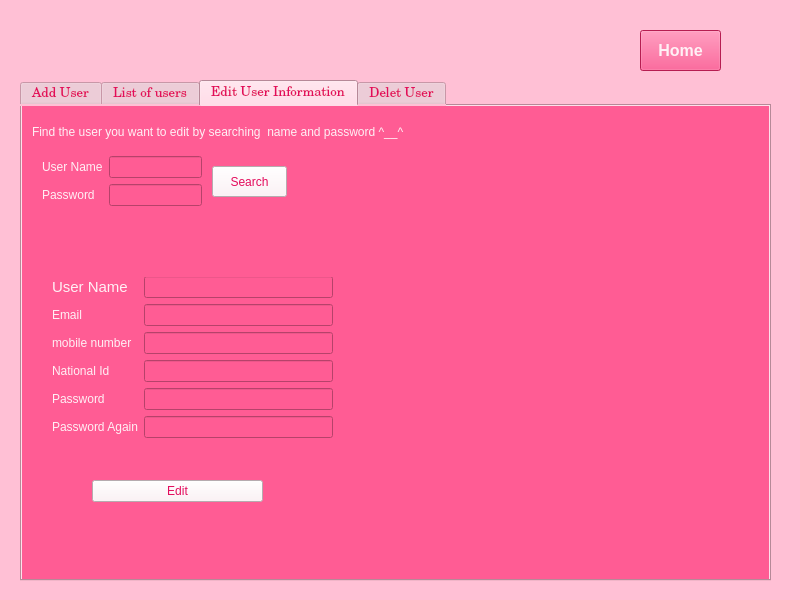
<?xml version="1.0" encoding="UTF-8"?>
<ui version="4.0">
 <class>Form</class>
 <widget class="QWidget" name="Form">
  <property name="geometry">
   <rect>
    <x>0</x>
    <y>0</y>
    <width>800</width>
    <height>600</height>
   </rect>
  </property>
  <property name="font">
   <font>
    <pointsize>12</pointsize>
    <weight>75</weight>
    <bold>true</bold>
   </font>
  </property>
  <property name="windowTitle">
   <string>Form</string>
  </property>
  <property name="styleSheet">
   <string notr="true">background-color:rgb(255,192,213)</string>
  </property>
  <widget class="QWidget" name="widget_5" native="true">
   <property name="geometry">
    <rect>
     <x>0</x>
     <y>0</y>
     <width>801</width>
     <height>601</height>
    </rect>
   </property>
   <property name="styleSheet">
    <string notr="true">background-color:rgb(255,192,213)</string>
   </property>
   <widget class="QTabWidget" name="tabWidget">
    <property name="geometry">
     <rect>
      <x>20</x>
      <y>80</y>
      <width>751</width>
      <height>501</height>
     </rect>
    </property>
    <property name="font">
     <font>
      <family>Century</family>
      <pointsize>10</pointsize>
      <weight>50</weight>
      <italic>false</italic>
      <bold>false</bold>
     </font>
    </property>
    <property name="styleSheet">
     <string notr="true">font: 10pt &quot;Century&quot;;
color:rgb(227, 11, 92)</string>
    </property>
    <property name="currentIndex">
     <number>2</number>
    </property>
    <widget class="QWidget" name="tab">
     <attribute name="title">
      <string>Add User</string>
     </attribute>
     <widget class="QWidget" name="widget" native="true">
      <property name="geometry">
       <rect>
        <x>0</x>
        <y>0</y>
        <width>761</width>
        <height>501</height>
       </rect>
      </property>
      <property name="styleSheet">
       <string notr="true">background-color:rgb(255,92,148)</string>
      </property>
      <widget class="QWidget" name="formLayoutWidget">
       <property name="geometry">
        <rect>
         <x>40</x>
         <y>60</y>
         <width>291</width>
         <height>211</height>
        </rect>
       </property>
       <layout class="QFormLayout" name="formLayout">
        <item row="0" column="0">
         <widget class="QLabel" name="label_16">
          <property name="enabled">
           <bool>true</bool>
          </property>
          <property name="font">
           <font>
            <family>MS Shell Dlg 2</family>
            <pointsize>11</pointsize>
            <weight>50</weight>
            <italic>false</italic>
            <bold>false</bold>
           </font>
          </property>
          <property name="styleSheet">
           <string notr="true">font: 16pt &quot;Century&quot;;
color:rgb(255,240,245);
font: 11pt &quot;MS Shell Dlg 2&quot;;</string>
          </property>
          <property name="text">
           <string>User Name</string>
          </property>
         </widget>
        </item>
        <item row="0" column="1">
         <widget class="QLineEdit" name="lineEdit_9"/>
        </item>
        <item row="1" column="0">
         <widget class="QLabel" name="label_19">
          <property name="font">
           <font>
            <family>MS Shell Dlg 2</family>
            <pointsize>11</pointsize>
            <weight>50</weight>
            <italic>false</italic>
            <bold>false</bold>
           </font>
          </property>
          <property name="styleSheet">
           <string notr="true">font: 16pt &quot;Century&quot;;
color:rgb(255,240,245);
font: 11pt &quot;MS Shell Dlg 2&quot;;</string>
          </property>
          <property name="text">
           <string>Email</string>
          </property>
         </widget>
        </item>
        <item row="1" column="1">
         <widget class="QLineEdit" name="lineEdit_10"/>
        </item>
        <item row="4" column="0">
         <widget class="QLabel" name="label_17">
          <property name="font">
           <font>
            <family>MS Shell Dlg 2</family>
            <pointsize>11</pointsize>
            <weight>50</weight>
            <italic>false</italic>
            <bold>false</bold>
           </font>
          </property>
          <property name="styleSheet">
           <string notr="true">font: 14pt &quot;Century&quot;;
color:rgb(255,240,245);
font: 11pt &quot;MS Shell Dlg 2&quot;;</string>
          </property>
          <property name="text">
           <string>Password</string>
          </property>
         </widget>
        </item>
        <item row="4" column="1">
         <widget class="QLineEdit" name="lineEdit_11">
          <property name="echoMode">
           <enum>QLineEdit::Password</enum>
          </property>
         </widget>
        </item>
        <item row="5" column="0">
         <widget class="QLabel" name="label_18">
          <property name="font">
           <font>
            <family>MS Shell Dlg 2</family>
            <pointsize>11</pointsize>
            <weight>50</weight>
            <italic>false</italic>
            <bold>false</bold>
           </font>
          </property>
          <property name="styleSheet">
           <string notr="true">font: 14pt &quot;Century&quot;;
color:rgb(255,240,245);
font: 11pt &quot;MS Shell Dlg 2&quot;;</string>
          </property>
          <property name="text">
           <string>Password Again</string>
          </property>
         </widget>
        </item>
        <item row="5" column="1">
         <widget class="QLineEdit" name="lineEdit_12">
          <property name="echoMode">
           <enum>QLineEdit::Password</enum>
          </property>
         </widget>
        </item>
        <item row="2" column="0">
         <widget class="QLabel" name="label_4">
          <property name="styleSheet">
           <string notr="true">font: 14pt &quot;Century&quot;;
color:rgb(255,240,245);
font: 11pt &quot;MS Shell Dlg 2&quot;;</string>
          </property>
          <property name="text">
           <string>mobaile number</string>
          </property>
         </widget>
        </item>
        <item row="2" column="1">
         <widget class="QLineEdit" name="lineEdit_3"/>
        </item>
        <item row="3" column="0">
         <widget class="QLabel" name="label_5">
          <property name="styleSheet">
           <string notr="true">font: 14pt &quot;Century&quot;;
color:rgb(255,240,245);
font: 11pt &quot;MS Shell Dlg 2&quot;;</string>
          </property>
          <property name="text">
           <string>national Id</string>
          </property>
         </widget>
        </item>
        <item row="3" column="1">
         <widget class="QLineEdit" name="lineEdit_4"/>
        </item>
       </layout>
      </widget>
      <widget class="QPushButton" name="pushButton_11">
       <property name="geometry">
        <rect>
         <x>130</x>
         <y>290</y>
         <width>131</width>
         <height>61</height>
        </rect>
       </property>
       <property name="font">
        <font>
         <family>Century</family>
         <pointsize>12</pointsize>
         <weight>50</weight>
         <italic>false</italic>
         <bold>false</bold>
        </font>
       </property>
       <property name="styleSheet">
        <string notr="true">font: 12pt &quot;Century&quot;;
background-color:rgb(255,240,245);
color:rgb(227, 11, 92)</string>
       </property>
       <property name="text">
        <string>Add new user</string>
       </property>
      </widget>
      <widget class="QLabel" name="label">
       <property name="geometry">
        <rect>
         <x>30</x>
         <y>245</y>
         <width>371</width>
         <height>41</height>
        </rect>
       </property>
       <property name="text">
        <string/>
       </property>
      </widget>
     </widget>
    </widget>
    <widget class="QWidget" name="tab_4">
     <attribute name="title">
      <string>List of users</string>
     </attribute>
     <widget class="QWidget" name="widget_3" native="true">
      <property name="geometry">
       <rect>
        <x>0</x>
        <y>0</y>
        <width>761</width>
        <height>501</height>
       </rect>
      </property>
      <property name="styleSheet">
       <string notr="true">background-color:rgb(255,240,245)</string>
      </property>
      <widget class="QTableWidget" name="tableWidget">
       <property name="geometry">
        <rect>
         <x>80</x>
         <y>40</y>
         <width>511</width>
         <height>201</height>
        </rect>
       </property>
       <column>
        <property name="text">
         <string>name</string>
        </property>
       </column>
       <column>
        <property name="text">
         <string>email</string>
        </property>
       </column>
       <column>
        <property name="text">
         <string>password</string>
        </property>
       </column>
       <column>
        <property name="text">
         <string>national id</string>
        </property>
       </column>
       <column>
        <property name="text">
         <string>mobile number</string>
        </property>
       </column>
      </widget>
      <widget class="QPushButton" name="pushButton_5">
       <property name="geometry">
        <rect>
         <x>150</x>
         <y>300</y>
         <width>111</width>
         <height>51</height>
        </rect>
       </property>
       <property name="styleSheet">
        <string notr="true">font: 14pt &quot;Century&quot;;
background-color:rgb(255,92,148);
color:rgb(255,240,245)</string>
       </property>
       <property name="text">
        <string>Json File</string>
       </property>
      </widget>
      <widget class="QPushButton" name="pushButton_6">
       <property name="geometry">
        <rect>
         <x>400</x>
         <y>300</y>
         <width>121</width>
         <height>51</height>
        </rect>
       </property>
       <property name="styleSheet">
        <string notr="true">font: 14pt &quot;Century&quot;;
background-color:rgb(255,92,148);
color:rgb(255,240,245)</string>
       </property>
       <property name="text">
        <string>Excel File</string>
       </property>
      </widget>
     </widget>
    </widget>
    <widget class="QWidget" name="tab_2">
     <attribute name="title">
      <string>Edit User Information</string>
     </attribute>
     <widget class="QWidget" name="widget_2" native="true">
      <property name="enabled">
       <bool>true</bool>
      </property>
      <property name="geometry">
       <rect>
        <x>0</x>
        <y>0</y>
        <width>761</width>
        <height>501</height>
       </rect>
      </property>
      <property name="styleSheet">
       <string notr="true">background-color:rgb(255,92,148)</string>
      </property>
      <widget class="QWidget" name="formLayoutWidget_2">
       <property name="geometry">
        <rect>
         <x>20</x>
         <y>50</y>
         <width>160</width>
         <height>66</height>
        </rect>
       </property>
       <layout class="QFormLayout" name="formLayout_2">
        <item row="0" column="0">
         <widget class="QLabel" name="label_20">
          <property name="styleSheet">
           <string notr="true">font: 16pt &quot;Century&quot;;
color:rgb(255,240,245);
font: 11pt &quot;MS Shell Dlg 2&quot;;</string>
          </property>
          <property name="text">
           <string>User Name</string>
          </property>
         </widget>
        </item>
        <item row="0" column="1">
         <widget class="QLineEdit" name="lineEdit_13"/>
        </item>
        <item row="1" column="0">
         <widget class="QLabel" name="label_21">
          <property name="styleSheet">
           <string notr="true">font: 16pt &quot;Century&quot;;
color:rgb(255,240,245);
font: 11pt &quot;MS Shell Dlg 2&quot;;</string>
          </property>
          <property name="text">
           <string>Password</string>
          </property>
         </widget>
        </item>
        <item row="1" column="1">
         <widget class="QLineEdit" name="lineEdit_14">
          <property name="text">
           <string/>
          </property>
          <property name="echoMode">
           <enum>QLineEdit::Password</enum>
          </property>
         </widget>
        </item>
       </layout>
      </widget>
      <widget class="QWidget" name="formLayoutWidget_3">
       <property name="geometry">
        <rect>
         <x>30</x>
         <y>170</y>
         <width>281</width>
         <height>206</height>
        </rect>
       </property>
       <layout class="QFormLayout" name="formLayout_3">
        <item row="0" column="0">
         <widget class="QLabel" name="label_22">
          <property name="font">
           <font>
            <family>MS Shell Dlg 2</family>
            <pointsize>11</pointsize>
            <weight>50</weight>
            <italic>false</italic>
            <bold>false</bold>
           </font>
          </property>
          <property name="styleSheet">
           <string notr="true">font: 16pt &quot;Century&quot;;
color:rgb(255,240,245);
font: 11pt &quot;MS Shell Dlg 2&quot;;</string>
          </property>
          <property name="text">
           <string>User Name</string>
          </property>
         </widget>
        </item>
        <item row="0" column="1">
         <widget class="QLineEdit" name="lineEdit_15"/>
        </item>
        <item row="1" column="0">
         <widget class="QLabel" name="label_23">
          <property name="styleSheet">
           <string notr="true">font: 16pt &quot;Century&quot;;
color:rgb(255,240,245);
font: 11pt &quot;MS Shell Dlg 2&quot;;</string>
          </property>
          <property name="text">
           <string>Email</string>
          </property>
         </widget>
        </item>
        <item row="1" column="1">
         <widget class="QLineEdit" name="lineEdit_16"/>
        </item>
        <item row="4" column="0">
         <widget class="QLabel" name="label_24">
          <property name="styleSheet">
           <string notr="true">font: 16pt &quot;Century&quot;;
color:rgb(255,240,245);
font: 11pt &quot;MS Shell Dlg 2&quot;;</string>
          </property>
          <property name="text">
           <string>Password</string>
          </property>
         </widget>
        </item>
        <item row="4" column="1">
         <widget class="QLineEdit" name="lineEdit_17">
          <property name="echoMode">
           <enum>QLineEdit::Password</enum>
          </property>
         </widget>
        </item>
        <item row="5" column="0">
         <widget class="QLabel" name="label_25">
          <property name="styleSheet">
           <string notr="true">font: 16pt &quot;Century&quot;;
color:rgb(255,240,245);
font: 11pt &quot;MS Shell Dlg 2&quot;;</string>
          </property>
          <property name="text">
           <string>Password Again</string>
          </property>
         </widget>
        </item>
        <item row="5" column="1">
         <widget class="QLineEdit" name="lineEdit_18">
          <property name="echoMode">
           <enum>QLineEdit::Password</enum>
          </property>
         </widget>
        </item>
        <item row="2" column="0">
         <widget class="QLabel" name="label_2">
          <property name="styleSheet">
           <string notr="true">font: 16pt &quot;Century&quot;;
color:rgb(255,240,245);
font: 11pt &quot;MS Shell Dlg 2&quot;;</string>
          </property>
          <property name="text">
           <string>mobile number</string>
          </property>
         </widget>
        </item>
        <item row="2" column="1">
         <widget class="QLineEdit" name="lineEdit"/>
        </item>
        <item row="3" column="0">
         <widget class="QLabel" name="label_3">
          <property name="styleSheet">
           <string notr="true">font: 16pt &quot;Century&quot;;
color:rgb(255,240,245);
font: 11pt &quot;MS Shell Dlg 2&quot;;</string>
          </property>
          <property name="text">
           <string>National Id</string>
          </property>
         </widget>
        </item>
        <item row="3" column="1">
         <widget class="QLineEdit" name="lineEdit_2"/>
        </item>
       </layout>
      </widget>
      <widget class="QWidget" name="horizontalLayoutWidget_2">
       <property name="geometry">
        <rect>
         <x>70</x>
         <y>360</y>
         <width>171</width>
         <height>51</height>
        </rect>
       </property>
       <layout class="QHBoxLayout" name="horizontalLayout_2">
        <item>
         <widget class="QPushButton" name="pushButton_13">
          <property name="styleSheet">
           <string notr="true">font: 12pt &quot;Century&quot;;
background-color:rgb(255,240,245);
color:rgb(227, 11, 92)</string>
          </property>
          <property name="text">
           <string>Edit</string>
          </property>
         </widget>
        </item>
       </layout>
      </widget>
      <widget class="QPushButton" name="pushButton_12">
       <property name="geometry">
        <rect>
         <x>190</x>
         <y>60</y>
         <width>75</width>
         <height>31</height>
        </rect>
       </property>
       <property name="styleSheet">
        <string notr="true">font: 12pt &quot;Century&quot;;
background-color:rgb(255,240,245);
color:rgb(227, 11, 92)</string>
       </property>
       <property name="text">
        <string>Search</string>
       </property>
      </widget>
      <widget class="QLabel" name="label_6">
       <property name="geometry">
        <rect>
         <x>10</x>
         <y>10</y>
         <width>561</width>
         <height>31</height>
        </rect>
       </property>
       <property name="styleSheet">
        <string notr="true">font:20pt &quot;Century&quot;;
color:rgb(255,240,245);
font: 11pt &quot;MS Shell Dlg 2&quot;;</string>
       </property>
       <property name="text">
        <string>Find the user you want to edit by searching  name and password ^__^</string>
       </property>
      </widget>
      <widget class="QLabel" name="label_7">
       <property name="geometry">
        <rect>
         <x>20</x>
         <y>130</y>
         <width>501</width>
         <height>41</height>
        </rect>
       </property>
       <property name="styleSheet">
        <string notr="true">font: 20pt &quot;Century&quot;;
color:rgb(255,240,245);
font: 11pt &quot;MS Shell Dlg 2&quot;;</string>
       </property>
       <property name="text">
        <string/>
       </property>
      </widget>
     </widget>
    </widget>
    <widget class="QWidget" name="tab_3">
     <attribute name="title">
      <string>Delet User</string>
     </attribute>
     <widget class="QWidget" name="widget_4" native="true">
      <property name="geometry">
       <rect>
        <x>0</x>
        <y>0</y>
        <width>761</width>
        <height>501</height>
       </rect>
      </property>
      <property name="styleSheet">
       <string notr="true">background-color:rgb(255,240,245)</string>
      </property>
      <widget class="QLabel" name="label_8">
       <property name="geometry">
        <rect>
         <x>20</x>
         <y>20</y>
         <width>521</width>
         <height>20</height>
        </rect>
       </property>
       <property name="styleSheet">
        <string notr="true">font: 12pt &quot;Century&quot;;</string>
       </property>
       <property name="text">
        <string>Find the user you want to delet by searching  name and password ^__^</string>
       </property>
      </widget>
      <widget class="QWidget" name="formLayoutWidget_4">
       <property name="geometry">
        <rect>
         <x>60</x>
         <y>50</y>
         <width>162</width>
         <height>66</height>
        </rect>
       </property>
       <layout class="QFormLayout" name="formLayout_4">
        <item row="0" column="0">
         <widget class="QLabel" name="label_26">
          <property name="text">
           <string>User Name</string>
          </property>
         </widget>
        </item>
        <item row="0" column="1">
         <widget class="QLineEdit" name="lineEdit_19"/>
        </item>
        <item row="1" column="0">
         <widget class="QLabel" name="label_27">
          <property name="text">
           <string>Password</string>
          </property>
         </widget>
        </item>
        <item row="1" column="1">
         <widget class="QLineEdit" name="lineEdit_20">
          <property name="text">
           <string/>
          </property>
          <property name="echoMode">
           <enum>QLineEdit::Password</enum>
          </property>
         </widget>
        </item>
       </layout>
      </widget>
      <widget class="QPushButton" name="pushButton_14">
       <property name="geometry">
        <rect>
         <x>100</x>
         <y>120</y>
         <width>81</width>
         <height>31</height>
        </rect>
       </property>
       <property name="styleSheet">
        <string notr="true">font: 12pt &quot;Century&quot;;
background-color:rgb(255,92,148);
color:rgb(255,240,245)</string>
       </property>
       <property name="text">
        <string>Search</string>
       </property>
      </widget>
      <widget class="QWidget" name="formLayoutWidget_5">
       <property name="geometry">
        <rect>
         <x>60</x>
         <y>190</y>
         <width>160</width>
         <height>152</height>
        </rect>
       </property>
       <layout class="QFormLayout" name="formLayout_5">
        <item row="0" column="0">
         <widget class="QLabel" name="label_28">
          <property name="text">
           <string>User Name</string>
          </property>
         </widget>
        </item>
        <item row="0" column="1">
         <widget class="QLabel" name="label_11">
          <property name="text">
           <string/>
          </property>
         </widget>
        </item>
        <item row="1" column="0">
         <widget class="QLabel" name="label_29">
          <property name="text">
           <string>Email</string>
          </property>
         </widget>
        </item>
        <item row="1" column="1">
         <widget class="QLabel" name="label_12">
          <property name="text">
           <string/>
          </property>
         </widget>
        </item>
        <item row="2" column="0">
         <widget class="QLabel" name="label_9">
          <property name="text">
           <string>mobile number</string>
          </property>
         </widget>
        </item>
        <item row="2" column="1">
         <widget class="QLabel" name="label_13">
          <property name="text">
           <string/>
          </property>
         </widget>
        </item>
        <item row="3" column="0">
         <widget class="QLabel" name="label_10">
          <property name="text">
           <string>National Id</string>
          </property>
         </widget>
        </item>
        <item row="3" column="1">
         <widget class="QLabel" name="label_14">
          <property name="text">
           <string/>
          </property>
         </widget>
        </item>
        <item row="4" column="0">
         <widget class="QLabel" name="label_30">
          <property name="text">
           <string>Password</string>
          </property>
         </widget>
        </item>
        <item row="4" column="1">
         <widget class="QLabel" name="label_15">
          <property name="text">
           <string/>
          </property>
         </widget>
        </item>
       </layout>
      </widget>
      <widget class="QPushButton" name="pushButton_15">
       <property name="geometry">
        <rect>
         <x>100</x>
         <y>360</y>
         <width>81</width>
         <height>31</height>
        </rect>
       </property>
       <property name="styleSheet">
        <string notr="true">font: 12pt &quot;Century&quot;;
background-color:rgb(255,92,148);
color:rgb(255,240,245)</string>
       </property>
       <property name="text">
        <string>Delete</string>
       </property>
      </widget>
     </widget>
    </widget>
   </widget>
   <widget class="QPushButton" name="pushButton_3">
    <property name="geometry">
     <rect>
      <x>640</x>
      <y>30</y>
      <width>81</width>
      <height>41</height>
     </rect>
    </property>
    <property name="styleSheet">
     <string notr="true">font: 14pt &quot;Century&quot;;
background-color:rgb(255,40,114);
color:rgb(255,240,245)</string>
    </property>
    <property name="text">
     <string>Home</string>
    </property>
   </widget>
  </widget>
 </widget>
 <resources/>
 <connections/>
</ui>
